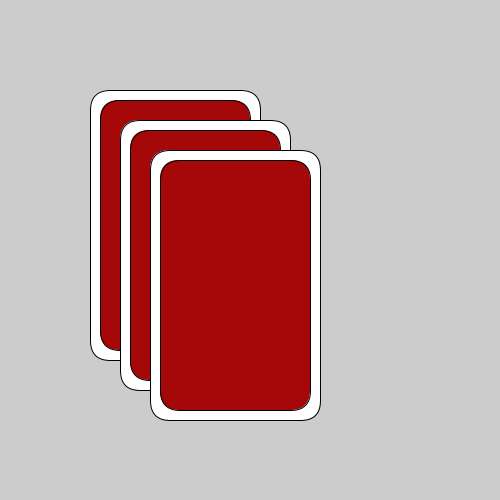
Frame 1 (no input)
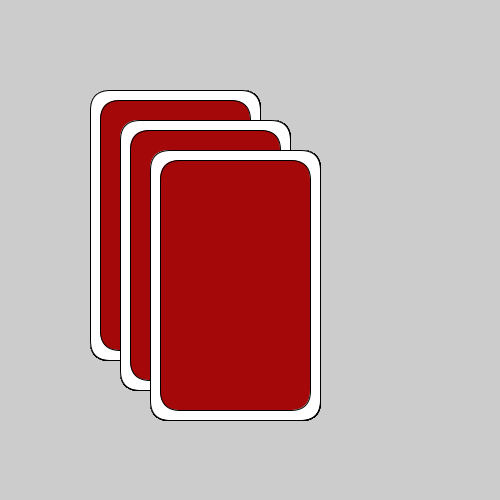
Frame 60 (the mouse pressed at the canvas centre just before this capture)
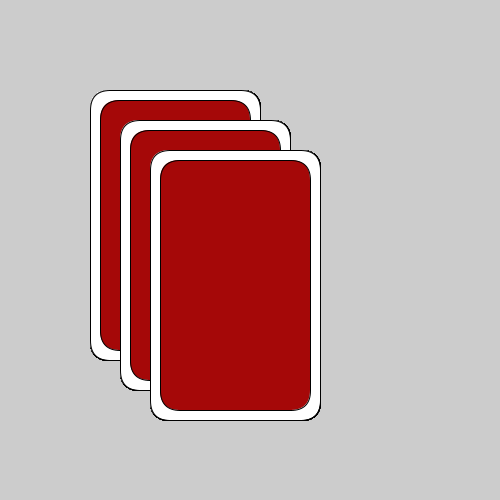
Frame 120 (the mouse held since frame 60 and released just before this capture)

The Processing sketch that drew these frames (run headless with seeded random() and noise(); from frame 60 on, the mouse is pressed at the canvas centre):

// Processing sketch: week02_2_many_cards
// ── week02_2_many_cards.pde
void setup()
{
  size(500,500);
}
int W=20;
void draw()
{
  drawCard(100,100);
  drawCard(130,130);
  drawCard(160,160);
}
void drawCard(int x,int y)
{
  fill(255);
  rect(x-W/2,y-W/2, 150+W,250+W, 20);
  fill(#A50808);
  rect(x,y, 150,250, 20);//弧度
}
